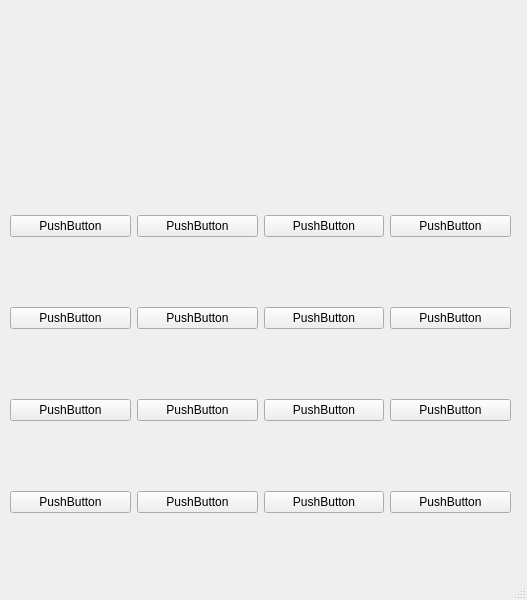
<?xml version="1.0" encoding="UTF-8"?>
<ui version="4.0">
 <class>MainWindow</class>
 <widget class="QMainWindow" name="MainWindow">
  <property name="geometry">
   <rect>
    <x>0</x>
    <y>0</y>
    <width>527</width>
    <height>600</height>
   </rect>
  </property>
  <property name="windowTitle">
   <string>MainWindow</string>
  </property>
  <widget class="QWidget" name="centralwidget">
   <widget class="QLabel" name="window">
    <property name="geometry">
     <rect>
      <x>10</x>
      <y>20</y>
      <width>491</width>
      <height>141</height>
     </rect>
    </property>
    <property name="text">
     <string>&lt;html&gt;&lt;head/&gt;&lt;body&gt;&lt;p&gt;&lt;br/&gt;&lt;/p&gt;&lt;/body&gt;&lt;/html&gt;</string>
    </property>
    <property name="textFormat">
     <enum>Qt::TextFormat::AutoText</enum>
    </property>
    <property name="margin">
     <number>0</number>
    </property>
    <property name="indent">
     <number>-1</number>
    </property>
   </widget>
   <widget class="QWidget" name="">
    <property name="geometry">
     <rect>
      <x>10</x>
      <y>180</y>
      <width>501</width>
      <height>371</height>
     </rect>
    </property>
    <layout class="QGridLayout" name="gridLayout" rowstretch="0,0,0,0">
     <property name="sizeConstraint">
      <enum>QLayout::SizeConstraint::SetDefaultConstraint</enum>
     </property>
     <property name="leftMargin">
      <number>0</number>
     </property>
     <property name="verticalSpacing">
      <number>35</number>
     </property>
     <item row="0" column="0">
      <widget class="QPushButton" name="push_0">
       <property name="text">
        <string>PushButton</string>
       </property>
      </widget>
     </item>
     <item row="0" column="1">
      <widget class="QPushButton" name="push_1">
       <property name="text">
        <string>PushButton</string>
       </property>
      </widget>
     </item>
     <item row="0" column="2">
      <widget class="QPushButton" name="push_2">
       <property name="text">
        <string>PushButton</string>
       </property>
      </widget>
     </item>
     <item row="0" column="3">
      <widget class="QPushButton" name="push_3">
       <property name="text">
        <string>PushButton</string>
       </property>
      </widget>
     </item>
     <item row="1" column="0">
      <widget class="QPushButton" name="push_4">
       <property name="text">
        <string>PushButton</string>
       </property>
      </widget>
     </item>
     <item row="1" column="1">
      <widget class="QPushButton" name="push_5">
       <property name="text">
        <string>PushButton</string>
       </property>
      </widget>
     </item>
     <item row="1" column="2">
      <widget class="QPushButton" name="push_6">
       <property name="text">
        <string>PushButton</string>
       </property>
      </widget>
     </item>
     <item row="1" column="3">
      <widget class="QPushButton" name="push_7">
       <property name="text">
        <string>PushButton</string>
       </property>
      </widget>
     </item>
     <item row="2" column="0">
      <widget class="QPushButton" name="push_8">
       <property name="text">
        <string>PushButton</string>
       </property>
      </widget>
     </item>
     <item row="2" column="1">
      <widget class="QPushButton" name="push_9">
       <property name="text">
        <string>PushButton</string>
       </property>
      </widget>
     </item>
     <item row="2" column="2">
      <widget class="QPushButton" name="push_10">
       <property name="text">
        <string>PushButton</string>
       </property>
      </widget>
     </item>
     <item row="2" column="3">
      <widget class="QPushButton" name="push_11">
       <property name="text">
        <string>PushButton</string>
       </property>
      </widget>
     </item>
     <item row="3" column="0">
      <widget class="QPushButton" name="push_12">
       <property name="text">
        <string>PushButton</string>
       </property>
      </widget>
     </item>
     <item row="3" column="1">
      <widget class="QPushButton" name="push_13">
       <property name="text">
        <string>PushButton</string>
       </property>
      </widget>
     </item>
     <item row="3" column="2">
      <widget class="QPushButton" name="push_14">
       <property name="text">
        <string>PushButton</string>
       </property>
      </widget>
     </item>
     <item row="3" column="3">
      <widget class="QPushButton" name="push_15">
       <property name="text">
        <string>PushButton</string>
       </property>
      </widget>
     </item>
    </layout>
   </widget>
  </widget>
  <widget class="QMenuBar" name="menubar">
   <property name="geometry">
    <rect>
     <x>0</x>
     <y>0</y>
     <width>527</width>
     <height>22</height>
    </rect>
   </property>
  </widget>
  <widget class="QStatusBar" name="statusbar"/>
 </widget>
 <resources/>
 <connections/>
</ui>
